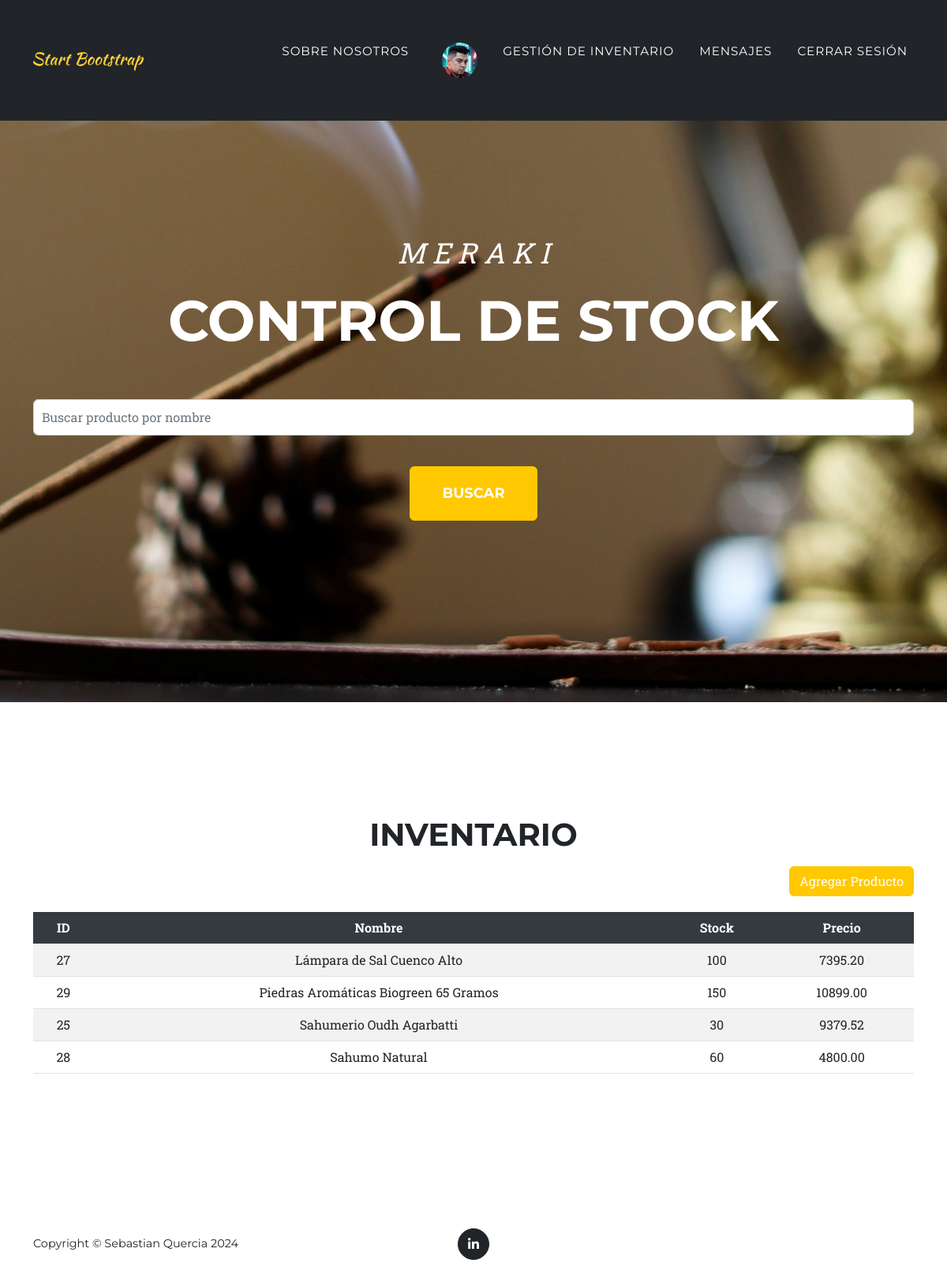
The page /inventario/ (signed in) on the database its author committed.
### accounts/models.py (models this page shows, shortened)
class Profile(models.Model):
    user = models.OneToOneField(User, on_delete=models.CASCADE)
    avatar = models.ImageField(upload_to='avatars/', null=True, blank=True)
    bio = models.TextField(_("Bio"), max_length=500, blank=True)

### Meraki_app/models.py (models this page shows, shortened)
class Producto(models.Model):
    nombre = models.CharField(max_length=100)
    descripcion = models.CharField(max_length=255)
    imagen_url = models.URLField(max_length=500, blank=True, null=True)

class Stock(models.Model):
    producto = models.ForeignKey(Producto, on_delete=models.CASCADE)
    cantidad = models.IntegerField()

class Precio(models.Model):
    producto = models.ForeignKey(Producto, on_delete=models.CASCADE)
    precio = models.DecimalField(max_digits=10, decimal_places=2)

### Meraki_app/views.py (the view)
# urls.py: path('inventario/', views.InventarioListView.as_view(), name='inventario'),
class InventarioListView(ListView):
    model = Producto
    template_name = 'meraki_app/inventario.html'
    context_object_name = 'productos'
    def get_queryset(self):
        return Producto.objects.order_by('nombre')

### Meraki_app/templates/meraki_app/inventario.html (shortened to what this page needs)
{% extends "meraki_app/base.html" %}
{% load form_filters %}
{% block content %}
<section class="page-section" id="inventario">
    <div class="container mt-5">
        <div class="text-center">
            <h2 class="section-heading text-uppercase">Inventario</h2>
        </div>
        <div class="text-end mb-3">
            <a href="{% url 'agregar_producto' %}" class="btn btn-primary">Agregar Producto</a>
        </div>
        <div class="table-responsive">
            <table class="table table-striped">
                <thead>
                    <tr>
                        <th>ID</th>
                        <th>Nombre</th>
                        <th>Stock</th>
                        <th>Precio</th>
                    </tr>
                </thead>
                <tbody>
                    {% for producto in productos %}
                    <tr onclick="window.location.href='{% url 'producto_detalle' producto.pk %}'" style="cursor: pointer;">
                        <td>{{ producto.pk }}</td>
                        <td>{{ producto.nombre }}</td>
                        <td>{{ producto.stock_set.first.cantidad }}</td>
                        <td>{{ producto.precio_set.first.precio }}</td>
                    </tr>
                    {% empty %}
                    <tr>
                        <td colspan="4" class="text-center">No hay productos disponibles.</td>
                    </tr>
                    {% endfor %}
                </tbody>
            </table>
        </div>
    </div>
</section>
{% endblock %}

### Meraki_app/templates/meraki_app/base.html (shortened to what this page needs)
{% load static %}
<!DOCTYPE html>
<html lang="en">
    <head>
        <link href="{% static 'meraki_app/css/styles.css' %}" rel="stylesheet" />
    </head>
    <body id="page-top">
        {% block navbar %}
        <nav class="navbar navbar-expand-lg navbar-dark fixed-top" id="mainNav">
            <div class="container">
                <a class="navbar-brand" href="{% url 'inicio' %}">
                    <img src="{% static 'meraki_app/assets/img/navbar-logo.svg' %}" alt="..." />
                </a>
                <div class="collapse navbar-collapse" id="navbarResponsive">
                    <ul class="navbar-nav text-uppercase ms-auto py-4 py-lg-0">
                        <li class="nav-item">
                            <a class="nav-link" href="{% url 'about' %}">Sobre Nosotros</a>
                        </li>
                        {% if user.is_authenticated %}
                            <li class="nav-item">
                                <a class="nav-link" href="{% url 'account_settings' %}">
                                    {% if user.profile.avatar %}
                                        <img src="{{ user.profile.avatar.url }}" alt="Avatar" class="rounded-circle" style="width: 45px; height: 45px; margin-left: 10px;">
                                    {% else %}
                                        <img src="{% static 'meraki_app/assets/img/default-avatar.svg' %}" alt="Default Avatar" class="rounded-circle" style="width: 45px; height: 45px; margin-left: 10px;">
                                    {% endif %}
                                </a>
                            </li>
                            <li class="nav-item">
                                <a class="nav-link" href="{% url 'inventario' %}">Gestión de inventario</a>
                            </li>
                            <li class="nav-item">
                                <a class="nav-link" href="{% url 'messages' %}">Mensajes</a>
                            </li>
                            <li class="nav-item">
                                <a class="nav-link" href="{% url 'logout' %}">Cerrar sesión</a>
                            </li>
                        {% endif %}
                    </ul>
                </div>
            </div>
        </nav>
        {% endblock %}
        {% block masthead %}
        <header class="masthead" id="masthead">
            <div class="container">
                <div class="masthead-subheading">M E R A K I</div>
                <div class="masthead-heading text-uppercase">Control de stock</div>
                <form method="get" action="{% url 'search' %}">
                    <input type="text" name="q" placeholder="Buscar producto por nombre" class="form-control">
                    <button type="submit" class="btn btn-primary btn-xl text-uppercase mt-4">Buscar</button>
                </form>
            </div>
        </header>
        {% endblock %}
        {% block content %}
        {% endblock %}
        {% block footer %}
        <footer class="footer py-4">
            <div class="container">
                <div class="row align-items-center">
                    <div class="col-lg-4 text-lg-start">Copyright &copy; Sebastian Quercia 2024</div>
                    <div class="col-lg-4 my-3 my-lg-0">
                        <a class="btn btn-dark btn-social mx-2" href="https://www.linkedin.com/in/sebastian-quercia/" aria-label="LinkedIn"><i class="fab fa-linkedin-in"></i></a>
                    </div>
                </div>
            </div>
        </footer>
        {% endblock %}
    </body>
</html>

### rows shown on the page
Producto: pk "27", nombre "Lámpara de Sal Cuenco Alto", stock_set.first.cantidad "100", precio_set.first.precio "7395.20"
Producto: pk "29", nombre "Piedras Aromáticas Biogreen 65 Gramos", stock_set.first.cantidad "150", precio_set.first.precio "10899.00"
Producto: pk "25", nombre "Sahumerio Oudh Agarbatti", stock_set.first.cantidad "30", precio_set.first.precio "9379.52"
Producto: pk "28", nombre "Sahumo Natural", stock_set.first.cantidad "60", precio_set.first.precio "4800.00"
